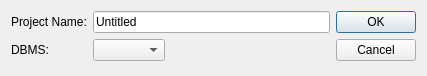
<?xml version="1.0" encoding="UTF-8"?>
<ui version="4.0">
 <class>NewProjectDialog</class>
 <widget class="QDialog" name="NewProjectDialog">
  <property name="geometry">
   <rect>
    <x>0</x>
    <y>0</y>
    <width>427</width>
    <height>76</height>
   </rect>
  </property>
  <property name="windowTitle">
   <string>Create new project</string>
  </property>
  <layout class="QGridLayout" name="gridLayout_2">
   <item row="0" column="0">
    <layout class="QGridLayout" name="gridLayout">
     <item row="0" column="0">
      <layout class="QFormLayout" name="formLayout">
       <item row="0" column="0">
        <widget class="QLabel" name="lblProjectName">
         <property name="text">
          <string>Project Name:</string>
         </property>
        </widget>
       </item>
       <item row="0" column="1">
        <widget class="QLineEdit" name="edtProjectName">
         <property name="text">
          <string>Untitled</string>
         </property>
        </widget>
       </item>
       <item row="1" column="0">
        <widget class="QLabel" name="lblDBMS">
         <property name="text">
          <string>DBMS:</string>
         </property>
        </widget>
       </item>
       <item row="1" column="1">
        <widget class="QComboBox" name="cbDBMS">
         <property name="sizePolicy">
          <sizepolicy hsizetype="Maximum" vsizetype="Fixed">
           <horstretch>0</horstretch>
           <verstretch>0</verstretch>
          </sizepolicy>
         </property>
        </widget>
       </item>
      </layout>
     </item>
     <item row="0" column="1">
      <widget class="QDialogButtonBox" name="buttonBox">
       <property name="orientation">
        <enum>Qt::Vertical</enum>
       </property>
       <property name="standardButtons">
        <set>QDialogButtonBox::Cancel|QDialogButtonBox::Ok</set>
       </property>
      </widget>
     </item>
    </layout>
   </item>
  </layout>
 </widget>
 <resources/>
 <connections>
  <connection>
   <sender>buttonBox</sender>
   <signal>accepted()</signal>
   <receiver>NewProjectDialog</receiver>
   <slot>accept()</slot>
   <hints>
    <hint type="sourcelabel">
     <x>248</x>
     <y>254</y>
    </hint>
    <hint type="destinationlabel">
     <x>157</x>
     <y>274</y>
    </hint>
   </hints>
  </connection>
  <connection>
   <sender>buttonBox</sender>
   <signal>rejected()</signal>
   <receiver>NewProjectDialog</receiver>
   <slot>reject()</slot>
   <hints>
    <hint type="sourcelabel">
     <x>316</x>
     <y>260</y>
    </hint>
    <hint type="destinationlabel">
     <x>286</x>
     <y>274</y>
    </hint>
   </hints>
  </connection>
 </connections>
</ui>
